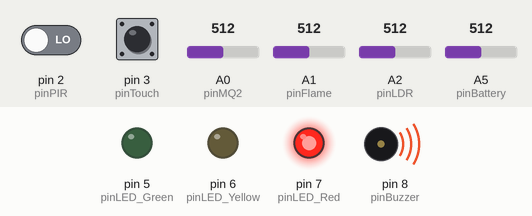
Recording of a sketch running on a simulated Arduino Uno, built with avr-gcc and run on an emulated ATmega328P. On the bench: output pins drawn as LEDs (lit = HIGH), buzzer (waves = sounding, pin HIGH). The test bench sets the inputs (shaded band); at power-on: pin 2 (pinPIR) LOW, pin 3 (pinTouch) HIGH, A0 (pinMQ2) = 512, A1 (pinFlame) = 512, A2 (pinLDR) = 512, A5 (pinBattery) = 512. What the sketch prints to the serial monitor is not drawn.

Above: at 1.8 s.
1.9 s: pin 2 (pinPIR) driven HIGH
4.5 s: pin 3 (pinTouch) pulled LOW for 1.25 s
7.2 s: pin 2 (pinPIR) driven LOW and pin 3 (pinTouch) driven LOW
Timing chart, 0 to 10.2 s (numbered marks = the images above; inputs shaded):
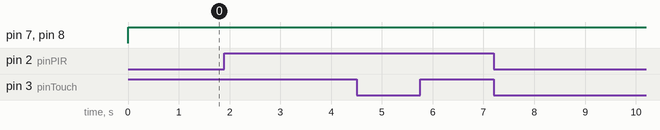

Measured:
- after the input at 1.9 s, every drawn part: stays the same
- after the input at 4.5 s, every drawn part: stays the same
- after the input at 7.2 s, every drawn part: stays the same

The sketch:

GASTECT_Arduino.ino
```cpp
/*
  GASTECT — Arduino Uno Firmware
  Dual-Hazard Gas & Flame Detection System
  Bizz Tycoons Competition
*/

const int pinMQ2 = A0;
const int pinFlame = A1;
const int pinLDR = A2;
const int pinPIR = 2;
const int pinTouch = 3;
const int pinJoystickX = A3;
const int pinJoystickY = A4;
const int pinJoystickSW = 4;
const int pinLED_Green = 5;
const int pinLED_Yellow = 6;
const int pinLED_Red = 7;
const int pinBuzzer = 8;
const int pinServo = 9;
const int pinBattery = A5;

void setup() {
  Serial.begin(9600);
  pinMode(pinPIR, INPUT);
  pinMode(pinTouch, INPUT_PULLUP);
  pinMode(pinJoystickSW, INPUT_PULLUP);
  pinMode(pinLED_Green, OUTPUT);
  pinMode(pinLED_Yellow, OUTPUT);
  pinMode(pinLED_Red, OUTPUT);
  pinMode(pinBuzzer, OUTPUT);
}

void loop() {
  int ppm = analogRead(pinMQ2);
  int flame = analogRead(pinFlame);
  int ldr = analogRead(pinLDR);
  bool motion = digitalRead(pinPIR);
  bool touch = digitalRead(pinTouch);
  int battery = map(analogRead(pinBattery), 0, 1023, 0, 100);

  String status = "SAFE";
  if (ppm >= 500 || flame >= 400) {
    status = "DANGER";
    digitalWrite(pinLED_Red, HIGH);
    digitalWrite(pinLED_Yellow, LOW);
    digitalWrite(pinLED_Green, LOW);
    digitalWrite(pinBuzzer, HIGH);
  } else if (ppm >= 200 || flame >= 200) {
    status = "WARNING";
    digitalWrite(pinLED_Red, LOW);
    digitalWrite(pinLED_Yellow, HIGH);
    digitalWrite(pinLED_Green, LOW);
    digitalWrite(pinBuzzer, LOW);
  } else {
    status = "SAFE";
    digitalWrite(pinLED_Red, LOW);
    digitalWrite(pinLED_Yellow, LOW);
    digitalWrite(pinLED_Green, HIGH);
    digitalWrite(pinBuzzer, LOW);
  }

  // Print JSON line over Serial (HC-05 Bluetooth)
  Serial.print("{");
  Serial.print("\"ppm\":"); Serial.print(ppm);
  Serial.print(",\"flame\":"); Serial.print(flame);
  Serial.print(",\"ldr\":"); Serial.print(ldr);
  Serial.print(",\"motion\":"); Serial.print(motion ? "true" : "false");
  Serial.print(",\"touch\":"); Serial.print(touch ? "false" : "true");
  Serial.print(",\"battery\":"); Serial.print(battery);
  Serial.print(",\"status\":\""); Serial.print(status); Serial.print("\"");
  Serial.println("}");

  delay(1000);
}
```
